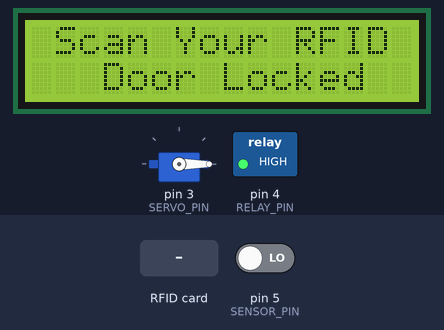
A sketch run on a simulated Arduino Uno, built with avr-gcc and run on an emulated ATmega328P. Parts: servo, 16×2 character LCD, switched loads named in the sketch (green lamp = pin HIGH). Inputs (shaded band) come from the test bench; at power-on: pin 5 (SENSOR_PIN) LOW. Pins used as bus, display or sensor lines are not drawn; what the sketch prints to the serial monitor is not drawn.

Above: at 1.3 s.
1.4 s: RFID card F3 07 1D 11 held to the reader
At 3.4 s:
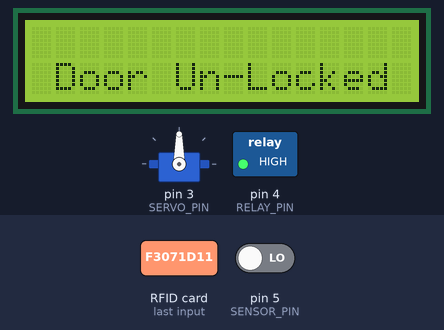
3.9 s: RFID card 5E 7A 19 C4 held to the reader
At 4.6 s:
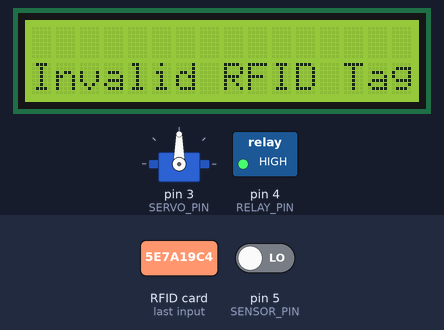
5.4 s: pin 5 (SENSOR_PIN) driven HIGH
At 6.1 s:
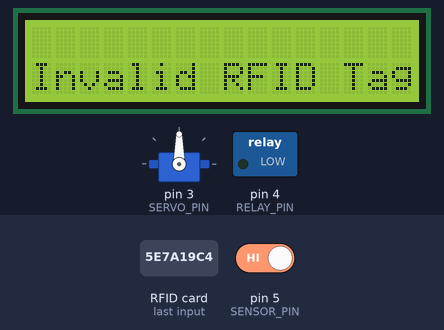
6.9 s: RFID card F3 07 1D 11 held to the reader
At 9.0 s:
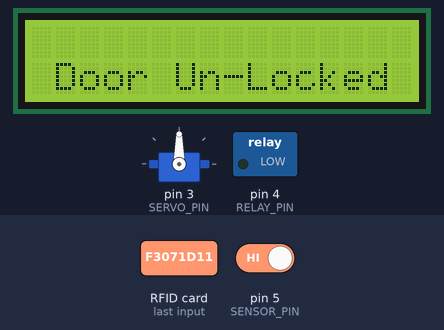
9.4 s: pin 5 (SENSOR_PIN) driven LOW
At 10.5 s:
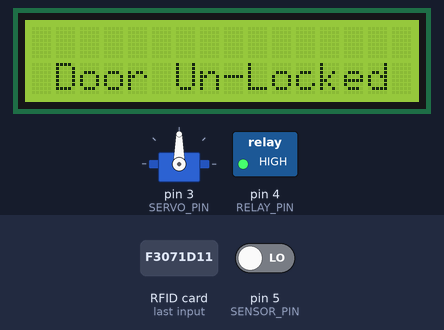
Timing chart, 0 to 11.9 s (numbered marks = the images above; inputs shaded):
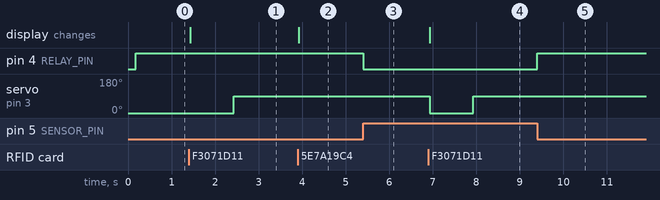

Measured:
- after the input at 1.4 s, servo on pin 3 (SERVO_PIN): 0° → 90° after 1.0 s; the display: changes at once (image 1)
- after the input at 3.9 s, the display: changes at once (image 2)
- after the input at 5.4 s, pin 4 (RELAY_PIN): HIGH → LOW at once
- after the input at 6.9 s, servo on pin 3 (SERVO_PIN): 90° → 0° at once, → 90° 1.0 s later; the display: changes at once (image 4)
- after the input at 9.4 s, pin 4 (RELAY_PIN): LOW → HIGH at once

The sketch:

home_auto.ino
```cpp
#include <SPI.h>
#include <MFRC522.h>
#include <Servo.h>
#include <LiquidCrystal_I2C.h>

#define SS_PIN    10
#define RST_PIN   9
#define SERVO_PIN 3
#define SENSOR_PIN 5
#define RELAY_PIN 4

LiquidCrystal_I2C lcd(0x27, 16, 2);

MFRC522 rfid(SS_PIN, RST_PIN);
Servo servo;

byte authorizedUID[4] = {0xF3, 0x07, 0x1D, 0x11};//F3 07 1D 11
int angle = 110; // the current angle of servo motor

void setup() {
  Serial.begin(9600);
  SPI.begin(); // init SPI bus
  rfid.PCD_Init(); // init MFRC522
  servo.attach(SERVO_PIN);
  servo.write(0); // rotate servo motor to 0°
  Serial.println("Tap RFID/NFC Tag on reader");

  lcd.init();
  lcd.backlight();
  lcd.clear();
  lcd.setCursor(0,0); // column, row
  lcd.print(" Scan Your RFID ");
  lcd.setCursor(0,1); // column, row
  lcd.print("   Door Locked   ");

  pinMode(RELAY_PIN, OUTPUT);
  pinMode(SENSOR_PIN, INPUT);

}

void loop() {


  if (rfid.PICC_IsNewCardPresent()) { //look for newcard
    if (rfid.PICC_ReadCardSerial()) { // NUID has been readed
      MFRC522::PICC_Type piccType = rfid.PICC_GetType(rfid.uid.sak);

      if (rfid.uid.uidByte[0] == authorizedUID[0] &&
          rfid.uid.uidByte[1] == authorizedUID[1] &&
          rfid.uid.uidByte[2] == authorizedUID[2] &&
          rfid.uid.uidByte[3] == authorizedUID[3] ) {
        Serial.println("Authorized Tag");
        lcd.clear();
        lcd.setCursor(0,1); // column, row
        lcd.print(" Door Un-Locked ");

        // change angle of servo motor
        angle = 0;
        servo.write(angle);
        delay(1000);
        angle = 90;
        servo.write(angle);


      } else {

        Serial.print("Unauthorized Tag with UID:");
        lcd.clear();
        lcd.setCursor(0,1); // column, row
        lcd.print("Invalid RFID Tag");


        for (int i = 0; i < rfid.uid.size; i++) {
          Serial.print(rfid.uid.uidByte[i] < 0x10 ? " 0" : " ");
          Serial.print(rfid.uid.uidByte[i], HEX);
        }
        Serial.println();
      }

      rfid.PICC_HaltA(); // halt PICC
      rfid.PCD_StopCrypto1(); // stop encryption on PCD
    }
  }

  int sensorValue = digitalRead(SENSOR_PIN);
    if (sensorValue == HIGH)
  {
    digitalWrite(RELAY_PIN, LOW);  // write LOW to switch on the light


  }
  else
  {
    digitalWrite(RELAY_PIN, HIGH);
  }

}
```
